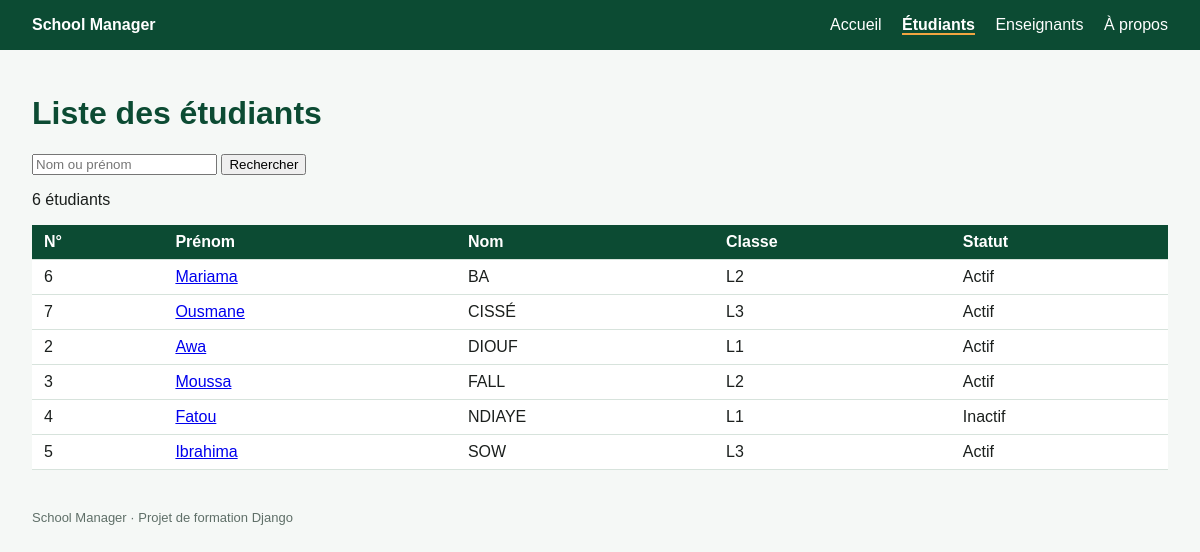
The page /students/ on the database its author committed.
### students/models.py (models this page shows, shortened)
class Student(models.Model):
    first_name = models.CharField("prénom", max_length=100)
    last_name = models.CharField("nom", max_length=100)
    email = models.EmailField("email", unique=True)
    phone = models.CharField("téléphone", max_length=20, blank=True)
    classe = models.CharField("classe", max_length=10)
    active = models.BooleanField("actif", default=True)
    birth_date = models.DateField("date de naissance", null=True, blank=True)
    created_at = models.DateTimeField("inscrit le", auto_now_add=True)
    class Meta:
        ordering = ["last_name", "first_name"]

### students/views.py (the view)
# urls.py: path("", views.student_list, name="list"),
def student_list(request):
    query = request.GET.get("q", "")
    students = Student.objects.all()
    if query:
        students = students.filter(
            Q(first_name__icontains=query) |
            Q(last_name__icontains=query)
        )
    context = {
        "students": students,
        "query": query
    }
    return render(request, "students/student_list.html", context)
    return render(request, "students/student_list.html", context)

### students/templates/students/student_list.html (shortened to what this page needs)
{% extends "base.html" %}
   {% block content %}
    <h1>Liste des étudiants</h1>
    <form method="get">
    <input type="text" name="q" value="{{ query }}"
           placeholder="Nom ou prénom">
    <button type="submit">Rechercher</button>
</form>
        <p>{{ students|length }} étudiant{{ students|length|pluralize }}</p>
            <table>
                        <tr>
                   <th>N°</th><th>Prénom</th><th>Nom</th>
                    <th>Classe</th><th>Statut</th>
                        </tr>
                    {% for student in students %}
                        <tr>
                  <td>{{ student.id }}</td>
                    <td>
                 <a href="{% url 'students:detail' student.id %}">
                    {{ student.first_name }}</a>
                   </td>
                    <td>{{ student.last_name|upper }}</td>
                    <td>{{ student.classe }}</td>
                      <td>
                        {% if student.active %}Actif{% else %}Inactif{% endif %}
                     </td>
                      </tr>
                          {% empty %}
                             <tr><td colspan="5">Aucun étudiant inscrit.</td></tr>
                        {% endfor %}
</table>
 {% endblock %}

### school_project/templates/base.html (shortened to what this page needs)
{% load static %}
<!DOCTYPE html>
<html lang="fr">
<head>
     <link rel="stylesheet" href="{% static 'students/style.css' %}">
</head>
<body>
    <header>
        <strong>School Manager</strong>
        <nav>
      {% url 'pages:home' as home_url %}
    {% url 'students:list' as students_url %}
    {% url 'teachers:list' as teachers_url %}
    {% url 'pages:about' as about_url %}
    <a href="{{ home_url }}"
    >Accueil</a>
    <a href="{{ students_url }}"
       {% if request.path == students_url %}class="active"{% endif %}
    >Étudiants</a>
    <a href="{{ teachers_url }}"
    >Enseignants</a>
    <a href="{{ about_url }}"
    >À propos</a>
        </nav>
    </header>
    <main>
        {% block content %}{% endblock %}
    </main>
    <footer>School Manager · Projet de formation Django</footer>
</body>
</html>

### students/static/students/style.css (style rules this page uses)
body { font-family: Arial, sans-serif; margin: 0; background: #f5f8f6; color: #1b1f1d; }
header { background: #0c4b33; color: white; padding: 16px 32px; display: flex; justify-content: space-between; }
header a { color: white; margin-left: 16px; text-decoration: none; }
main { padding: 24px 32px; }
h1 { color: #0c4b33; }
table { border-collapse: collapse; width: 100%; background: white; }
th { background: #0c4b33; color: white; text-align: left; }
th, td { padding: 8px 12px; border-bottom: 1px solid #d7e3dc; }
footer { padding: 16px 32px; color: #5f6f68; font-size: 13px; }
header a.active { font-weight: bold; border-bottom: 2px solid #f2a541; }

### rows shown on the page
Student: id "6", first_name "Mariama", last_name "BA", classe "L2", active "Actif"
Student: id "7", first_name "Ousmane", last_name "CISSÉ", classe "L3", active "Actif"
Student: id "2", first_name "Awa", last_name "DIOUF", classe "L1", active "Actif"
Student: id "3", first_name "Moussa", last_name "FALL", classe "L2", active "Actif"
Student: id "4", first_name "Fatou", last_name "NDIAYE", classe "L1", active "Inactif"
Student: id "5", first_name "Ibrahima", last_name "SOW", classe "L3", active "Actif"

### other values the page prints
{{ students|length }} "6"
